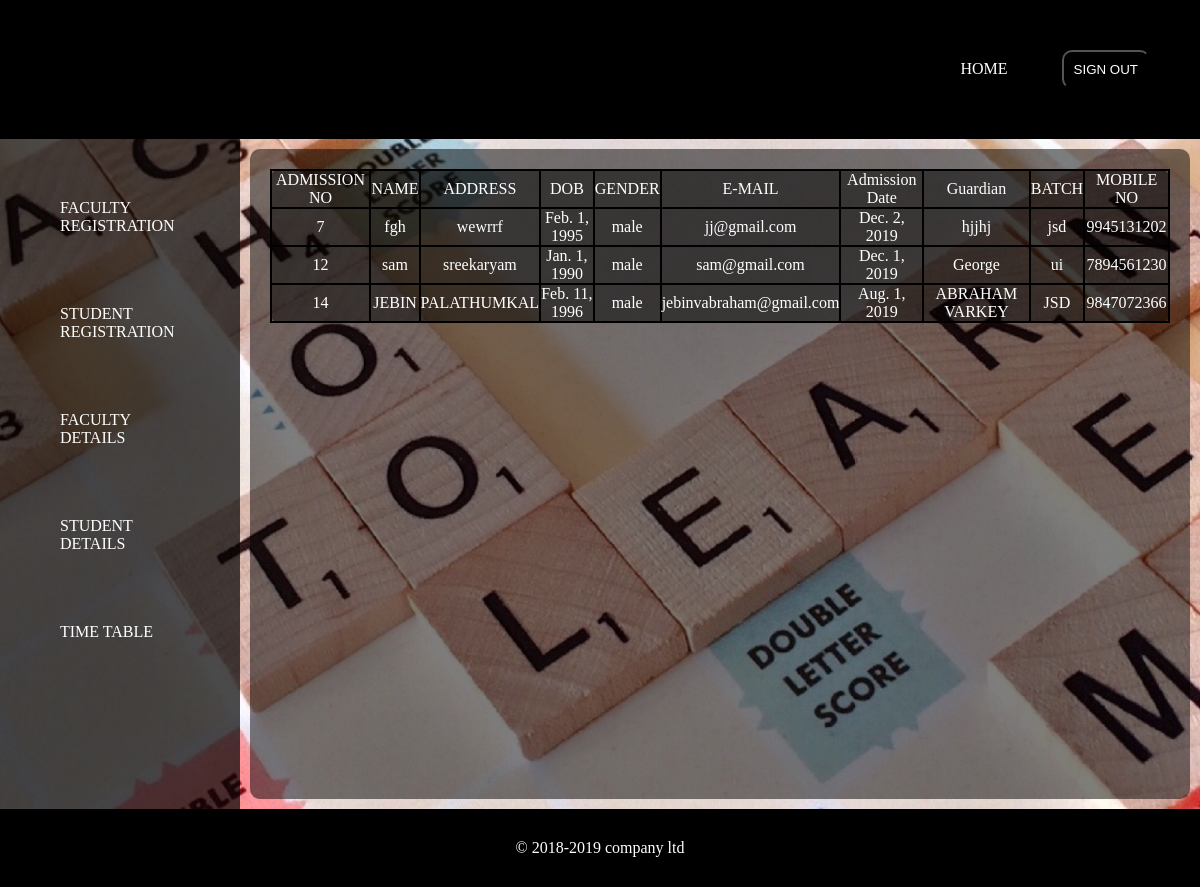
Page /allstudetails on the committed database.
### attapp/models.py (models this page shows)
class student (models.Model):
    studentid=models.IntegerField(primary_key=True)
    username=models.CharField(max_length=20,null=True,blank=True)
    address=models.CharField(max_length=40,null=True,blank=True)
    dob=models.DateField(null=True,blank=True)
    gender=models.CharField(max_length=10,null=True,blank=True)
    mobileno=models.IntegerField(null=True,blank=True)
    admissiondate=models.DateField(null=True,blank=True)
    guardian=models.CharField(max_length=10,null=True,blank=True)
    batch=models.CharField(max_length=10,null=True,blank=True)
    email=models.EmailField(max_length=20,null=True,blank=True)
    password=models.CharField(max_length=20,null=True,blank=True)

### attapp/views.py (the view)
# urls.py: path('allstudetails',views.viewallstu,name='allstudent'),
def viewallstu(request):
    queryset=student.objects.all().filter()
    return render(request,'allstudent.html',{'authors':queryset})

### attapp/templates/allstudent.html (shortened to what this page needs)
<!doctype html>
<html>
     <head>
			<title>signup</title>{% load static %}
		    {% load static %}
			<link rel="stylesheet" href="{% static 'css/style2.css'%}">
	</head>
<body class="a">
	<div class="abc">
		<ul>
			<li><a href="{%url 'adminhome'%}">HOME</a></li>
			<li>
				<form name="signup" action="{%url 'signout'%}" method="POST">
					<input type="submit"  class="frm1" value="SIGN OUT" name="signout">
				</form>
				</li>
		</ul>
	</div>
		<div style="display:inline-flex">
          <div class="form">
			  <ul>
					<li><a href="{%url 'facultysignup'%}">FACULTY REGISTRATION</a></li>
					<li><a href="{%url 'studentsignup'%}">STUDENT REGISTRATION</a></li>
					<li><a href="{%url 'adminhome'%}">FACULTY DETAILS</a>
					   </li>
					<li><a href="{%url 'adminhome'%}">STUDENT DETAILS</a>
					   </li>
					<li><a href="{%url 'timetable'%}">TIME TABLE</a></li>
	</div>
	<div class="form6">
	<tr>
		<table class="form6">
		<tr>
			<td>ADMISSION NO</td>
			<td>NAME</td>
			<td>ADDRESS</td>
			<td>DOB</td>
			<td>GENDER</td>
			<td>E-MAIL</td>
			<td>Admission Date</td>
			<td>Guardian</td>
			<td>BATCH</td>
			<td>MOBILE NO</td>
		</tr>
		{%if authors%}
		{%for i in authors%}
		<tr>
			<td>{{i.studentid}}</td>
			<td>{{i.username}}</td>
			<td>{{i.address}}</td>
			<td>{{i.dob}}</td>
			<td>{{i.gender}}</td>
			<td>{{i.email}}</td>
			<td>{{i.admissiondate}}</td>
			<td>{{i.guardian}}</td>
			<td>{{i.batch}}</td>
			<td>{{i.mobileno}}</td>
		</tr>
		{%endfor %}
		{%endif %}
	</table>
	</div>
</div>
		<div class="ft">
      <footer>
	           <p>&copy 2018-2019 company ltd<p>
	  </footer>
 </div>
</body>
</html>

### attapp/static/css/style2.css (style rules this page uses)
* { margin:0px; padding:0px; }
.a { background-image:url("../img/001.jpg"); background-size:cover; }
.form6 { padding:10px; margin:10px; margin-left:10px; border-radius:10px; text-align:center; background-color: rgba(0,0,0,0.5); color:white; }
.form { width:250px; padding:10px; height:650px; background-color:rgba(0,0,0,0.7); text-align:left; }
.form ul li { padding:20px; margin:30px; list-style: none; border-radius: 20px; }
.abc { text-align:right; padding:20px; background-color: black; }
.abc ul li { display:inline-flex; padding:20px; }
.abc ul li a { color:white; text-decoration: none; }
.form ul li a { text-decoration: none; color:white; }
.frm1 { padding:10px; margin:10px; background-color:rgba(0,0,0,0.5); outline:none; color:white; border-radius:10px; }
.ft { background-color:black; text-align:center; color:white; padding:30px; }

### attapp/templates/allstudent.html (style rules this page uses)
table,tr,td { border:2px solid black; border-collapse:collapse; }

### rows in the picture
student: studentid "7", username "fgh", address "wewrrf", dob "Feb. 1, 1995", gender "male", email "jj@gmail.com", admissiondate "Dec. 2, 2019", guardian "hjjhj", batch "jsd", mobileno "9945131202"
student: studentid "12", username "sam", address "sreekaryam", dob "Jan. 1, 1990", gender "male", email "sam@gmail.com", admissiondate "Dec. 1, 2019", guardian "George", batch "ui", mobileno "7894561230"
student: studentid "14", username "JEBIN", address "PALATHUMKAL", dob "Feb. 11, 1996", gender "male", email "jebinvabraham@gmail.com", admissiondate "Aug. 1, 2019", guardian "ABRAHAM VARKEY", batch "JSD", mobileno "9847072366"
